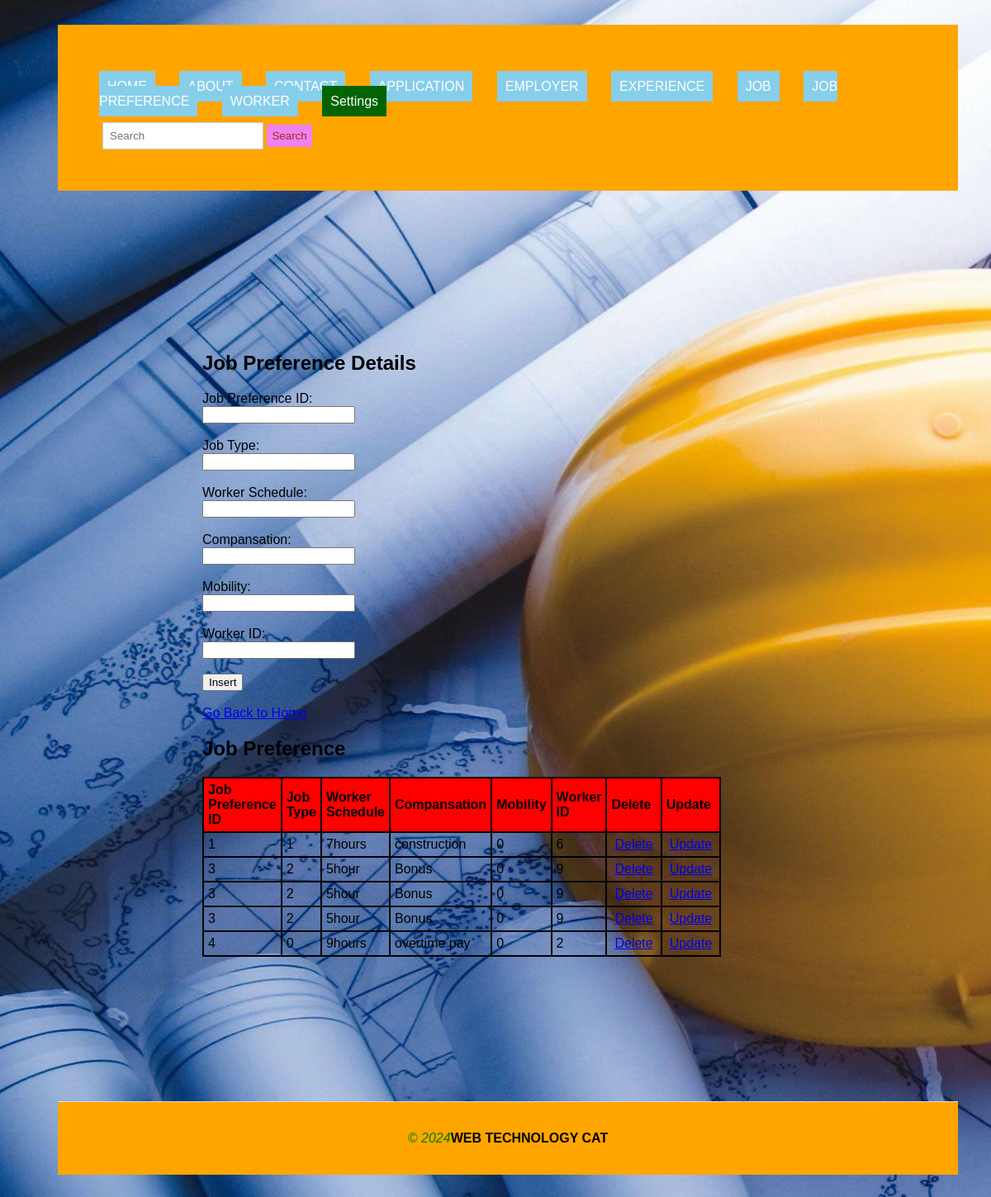
The app's page /ishimwe/jobpreference.php with its own data.
### tables this page shows
CREATE TABLE `jobpreference` (
  `jobpreference_id` int(11) NOT NULL,
  `job_type` int(11) DEFAULT NULL,
  `work_schedule` varchar(255) DEFAULT NULL,
  `compansation` varchar(255) DEFAULT NULL,
  `mobility` int(11) DEFAULT NULL,
  `worker_id` int(11) DEFAULT NULL
);

### ishimwe/jobpreference.php (the view, shortened to what this page needs)
<!DOCTYPE html>
<html lang="en">
<head>
  <link rel="stylesheet" type="text/css" href="style.css" title="style 1" media="screen, tv, projection, handheld, print"/>
</head>
<header>
<body style="background-image: url('./image/hp.jpg');">
<body style="background-image: url('.pic.jpeg');">
  <ul style="list-style-type: none; padding: 0;">
    <li style="display: inline; margin-right: 10px;"><a href="./home.html" style="padding: 10px; color: white; background-color: skyblue; text-decoration: none; margin-right: 15px;">HOME</a></li>
    <li style="display: inline; margin-right: 10px;"><a href="./about.html" style="padding: 10px; color: white; background-color: skyblue; text-decoration: none; margin-right: 15px;">ABOUT</a></li>
    <li style="display: inline; margin-right: 10px;"><a href="./contact.html" style="padding: 10px; color: white; background-color: skyblue; text-decoration: none; margin-right: 15px;">CONTACT</a></li>
    <li style="display: inline; margin-right: 10px;"><a href="./application.php" style="padding: 10px; color: white; background-color: skyblue; text-decoration: none; margin-right: 15px;">APPLICATION</a></li>
    <li style="display: inline; margin-right: 10px;"><a href="./employer.php" style="padding: 10px; color: white; background-color: skyblue; text-decoration: none; margin-right: 15px;">EMPLOYER</a></li>
    <li style="display: inline; margin-right: 10px;"><a href="./experience.php" style="padding: 10px; color: white; background-color: skyblue; text-decoration: none; margin-right: 15px;">EXPERIENCE</a></li>
    <li style="display: inline; margin-right: 10px;"><a href="./job.php" style="padding: 10px; color: white; background-color: skyblue; text-decoration: none; margin-right: 15px;">JOB</a></li>
    <li style="display: inline; margin-right: 10px;"><a href="./jobpreference.php" style="padding: 10px; color: white; background-color: skyblue; text-decoration: none; margin-right: 15px;">JOB PREFERENCE</a></li>
    <li style="display: inline; margin-right: 10px;"><a href="./worker.php" style="padding: 10px; color: white; background-color: skyblue; text-decoration: none; margin-right: 15px;">WORKER</a></li>
    <li class="dropdown" style="display: inline; margin-right: 10px;">
      <a href="#" style="padding: 10px; color: white; background-color: darkgreen; text-decoration: none; margin-right: 15px;">Settings</a>
    </li>
  </ul>
  <form class="d-flex" role="search" action="search.php">
    <input class="form-control me-2" type="search" placeholder="Search" aria-label="Search" name="query">
    <button class="btn btn-outline-success" type="submit">Search</button>
  </form>
</header>
<section>
<body>
    <h1>Job Preference Details</h1>
    <form  method="POST">
        <label for="job_preference_id">Job Preference ID:</label><br>
        <input type="text" id="job_preference_id" name="jobpreference_id"><br><br>
        <label for="job_type">Job Type:</label><br>
        <input type="text" id="job_type" name="job_type"><br><br>
        <label for="worker_schedule">Worker Schedule:</label><br>
        <input type="text" id="worker_schedule" name="work_schedule"><br><br>
        <label for="compensation">Compansation:</label><br>
        <input type="text" id="compansation" name="compansation"><br><br>
        <label for="mobility">Mobility:</label><br>
        <input type="text" id="mobility" name="mobility"><br><br>
        <label for="worker_id">Worker ID:</label><br>
        <input type="text" id="worker_id" name="worker_id"><br><br>
        <input type="submit" name="insert" value="Insert"><br><br>
        <a href="./home.html">Go Back to Home</a>
       </form>
<?php
    $host = "localhost";
    $user = "murara";
    $pass = "222005870";
    $database = "workers_for_constructions";
    $connection = new mysqli($host, $user, $pass, $database);
?>
<h2>Job Preference</h2>
<table>
    <tr>
        <th>Job Preference ID</th>
        <th>Job Type</th>
        <th>Worker Schedule</th>
        <th>Compansation</th>
        <th>Mobility</th>
        <th>Worker ID</th>
        <th>Delete</th>
        <th>Update</th>
    </tr>
    <?php
    $sql = "SELECT * FROM jobpreference";
    $result = $connection->query($sql);
    if ($result->num_rows > 0) {
        while ($row = $result->fetch_assoc()) {
            echo "<tr>
                <td>" . $row["jobpreference_id"] . "</td>
                <td>" . $row["job_type"] . "</td>
                <td>" . $row["work_schedule"] . "</td>
                <td>" . $row["compansation"] . "</td>
                <td>" . $row["mobility"] . "</td>
                <td>" . $row["worker_id"] . "</td>
                <td><a style='padding:4px' href='delete_jobpreference.php?jobpreference_id=" . $row["jobpreference_id"] . "'>Delete</a></td>
                <td><a style='padding:4px' href='updete_jobpreference.php?jobpreference_id=" . $row["jobpreference_id"] . "'>Update</a></td>
            </tr>";
        }
    } else {
        echo "<tr><td colspan='8'>No data found</td></tr>";
    }
    ?>
</table>
</body>
</section>
   <footer>
  <marquee><i style="color: green;">&copy; 2024</i><b>WEB TECHNOLOGY CAT</b></marquee>
  </footer>
</body>
</html>

### ishimwe/style.css (style rules this page uses)
body { font-family: Arial, sans-serif; margin: 0; padding: 0; }
.form-control { padding: 8px; margin-left: 4px; border: 1px solid #ccc; }
.btn { padding: 6px; background-color: violet; color: brown; border: none; }
.dropdown { position: relative; display: inline; margin-right: 10px; }
body { font-family: Arial,sans-serif; margin:0; padding:0; }
header { background-color:orange; padding: 20px; }
footer { text-align: center; padding: 15px; background-color:orange; }
.dropdown { position: right; display:right; direction:rtl; }
section { padding:28px; border-bottom: 1px solid #ddd; }

### ishimwe/jobpreference.php (style rules this page uses)
table { width: 50%; border-collapse: collapse; }
th, td { border: 2px solid black; padding: 5px; text-align: left; }
th { background-color: red; }
body { background-color: lightskyblue; margin: 30px 40px 50px 70px; }
.dropdown { position: relative; display: inline; margin-right: 10px; }
header { background-color:orange; padding: 50px; }
section { padding:175px; border-bottom: 1px solid #ddd; }
footer { text-align: center; padding: 35px; background-color:orange; }

### records on screen
jobpreference: jobpreference "1", job_type "1", work_schedule "7hours", compansation "construction", mobility "0", worker "6"
jobpreference: jobpreference "3", job_type "2", work_schedule "5hour", compansation "Bonus", mobility "0", worker "9"
jobpreference: jobpreference "3", job_type "2", work_schedule "5hour", compansation "Bonus", mobility "0", worker "9"
jobpreference: jobpreference "3", job_type "2", work_schedule "5hour", compansation "Bonus", mobility "0", worker "9"
jobpreference: jobpreference "4", job_type "0", work_schedule "9hours", compansation "overtime pay", mobility "0", worker "2"
